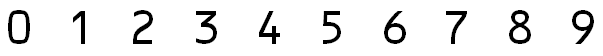
#> input picture idcardocr/tmp1.png, 603 x 56 px, given in place of img.png, which was not available
$ python recognition.py   (older library calls are emulated)
#> lines starting #> are read from the running program, lines starting #| are printed output that depends on the picture; after the words box and inside, x2 and y2 are one past the last pixel; in counts of white or black regions, pixels touching at a corner belong together; pictures that were not available may be replaced by others from this repository, and a replacement may not be noted
import cv2
import numpy as np
import pytesseract

def reverse(img):
    '''
    像素反转
    :param img:
    :return:
    '''
    h,w = img.shape
    for i in range(h):
        for j in range(w):
            if(img[i][j]>100):
                img[i][j]=0
            else:
                img[i][j]=255
    return img

# [11 lines left out: function denoise, not called in this run]

def denoise_2d(binary):
    """
    当某个像素点值为255,但是其上下左右像素值都是0的话,认做为孤立像素点,将其值也设置为0
    :param binary:二维的二值图
    :return:binary
    """
    for i in range(1, len(binary) - 1):
        for j in range(1, len(binary[0]) - 1):
            if binary[i][j] == 255:
                # if条件成立的话,则说明当前像素点为孤立点
                if binary[i - 1][j] == binary[i + 1][j] == binary[i][j - 1] == binary[i][j + 1] == 0:
                    binary[i][j] = 0
    return binary

def hProject(binary):
    '''
    处理水平方向投影
    :param binary: 二维的二值图
    :return: 长度为h的一维数组和投影图
    '''
    h, w = binary.shape
    # 水平投影
    hprojection = np.zeros(binary.shape, dtype=np.uint8)
    # 创建h长度都为0的数组
    h_h = [0]*h
    for j in range(h):
        for i in range(w):
            if binary[j,i] == 0:
                h_h[j] += 1
    # 画出投影图
    for j in range(h):
        for i in range(h_h[j]):
            hprojection[j,i] = 255
    # cv2.imshow('hpro', hprojection)
    return h_h,hprojection

# [211 lines left out: functions vProject, getPosition_noProcess, getPosition, kuangxuan, kuangxuanID_h, kuangxuanID and 1 more, not called in this run]

def img_preprocess_two(img,coefficients = [0, 1, 1],size=(10,5),isReverse=True):
    '''
        预处理
        :param img:要预处理的图片
        :param threshold_param: 二值化参数
        :param size: 膨胀系数
        :return: 处理好的图片
    '''
    img_denoise = cv2.fastNlMeansDenoisingColored(img, None, 10, 10, 7, 21)  # 降噪
    # 转换成灰度图
    # coefficients = [0, 1, 1]
    m = np.array(coefficients).reshape((1, 3))
    img_gray = cv2.transform(img_denoise, m)
    # 反向二值化图像
    img_binary_inv = cv2.adaptiveThreshold(img_gray, 255, cv2.ADAPTIVE_THRESH_GAUSSIAN_C, cv2.THRESH_BINARY_INV, 9, 3)
    # 自定义的降噪代码,将孤立像素点去除
    img_binary_inv = denoise_2d(img_binary_inv)
    # 膨胀操作,将图像变成一个个矩形框，用于下一步的筛选，找到身份证号码对应的区域
    ele = cv2.getStructuringElement(cv2.MORPH_RECT, size)  # 经过测试,(10,5)为水平和垂直方向的膨胀size
    th = cv2.dilate(img_binary_inv, ele, iterations=1)
    if isReverse:
        th = reverse(th)
    # 针对不同图需要调整阈值
    # cv2.imshow('gray', th)
    return th

def img_preprocess(img,threshold_param =80,size=(10,5)):
    '''
    预处理
    :param img:要预处理的图片
    :param threshold_param: 二值化参数
    :param size: 膨胀系数
    :return: 处理好的图片
    '''
    # 灰度图片
    gray = cv2.cvtColor(img, cv2.COLOR_BGR2GRAY)
    # 二值化
    ret, img_gray = cv2.threshold(gray, threshold_param, 255, cv2.THRESH_BINARY)
    # 反向二值化图像
    img_binary_inv = cv2.adaptiveThreshold(img_gray, 255, cv2.ADAPTIVE_THRESH_GAUSSIAN_C, cv2.THRESH_BINARY_INV, 9, 3)
    # 自定义的降噪代码,将孤立像素点去除
    img_binary_inv = denoise_2d(img_binary_inv)
    # 膨胀操作,将图像变成一个个矩形框，用于下一步的筛选，找到身份证号码对应的区域
    ele = cv2.getStructuringElement(cv2.MORPH_RECT, size)  # 经过测试,(10,5)为水平和垂直方向的膨胀size
    th = cv2.dilate(img_binary_inv, ele, iterations=1)
    th = reverse(th)
    # 针对不同图需要调整阈值
    # cv2.imshow('gray', th)
    return th

def cutIdcard(th,img):
    '''
    剪裁身份证号
    :param th:预处理之后的图片
    :param img: 原图
    :return:
    '''
    h, w = th.shape
    # step1水平方向投影，切分身份证号
    h_h, im = hProject(th)
    cv2.imshow("im",im)
    # cv2.waitKey(0)
    # cv2.destroyAllWindows()
    start = 0
    h_start, h_end = [], []
    for i in range(len(h_h)):
        if h_h[i] > 0 and start == 0:
            h_start.append(i)
            start = 1
        if h_h[i] == 0 and start == 1:
            h_end.append(i)
            start = 0
    h_length = len(h_start)

    # 抛去身份证号部分
    exceptIdCardImg = th[0:h_start[h_length - 1], 0:w]
    exceptIdCardImg_origin= img[0:h_start[h_length - 1], 0:w]
    # 身份证号部分
    idCardImg = th[h_start[h_length - 1]:h_end[h_length-1], 0:w]
    idCardImg_origin = img[h_start[h_length - 1]:h_end[h_length-1], 0:w]

    return exceptIdCardImg,exceptIdCardImg_origin,idCardImg,idCardImg_origin

# [153 lines left out: functions cutImg, cutName, cut, not called in this run]

def find_number_region(img):
    '''
    在膨胀处理后的img中,找到身份证号码所在矩形区域,
    :param img:
    :return: box
    '''
    image, contours, hierarchy = cv2.findContours(img, cv2.RETR_TREE, cv2.CHAIN_APPROX_SIMPLE)
    card_number_region = []  # 用来保存最终返回的region
    max_area = 0  # 存储最大的矩形面积,用于筛选出身份证边框所在区域
    for i in range(len(contours)):
        # 返回点集cnt的最小外接矩形，(外接矩形中心坐标(x,y),(外接矩形宽，外接矩形高)，旋转角度)
        rect = cv2.minAreaRect(contours[i])
        box = np.int0(cv2.boxPoints(rect))  # box是外接矩形四个点的坐标,np.int0()用来去除小数点之后的数字
        width, height = rect[1]
        if 0 not in box:  # 剔除一些越界的矩形,如果矩阵坐标中包含0,说明该矩阵不是我们想要找的矩阵框
            if 9 < width / height < 16 or 9 < height / width < 16:
                area = width * height
                if area > max_area:
                    max_area = area
                    card_number_region = box
    return card_number_region

def get_number_img(origin_img, region):
    '''
    根据上一步找到的边框,从原始图像中,裁剪出身份证号码区域的图像
    :param origin_img:
    :param region:
    :return: image
    '''
    # 根据四个点的左边裁剪区域
    h = abs(region[0][1] - region[2][1])
    w = abs(region[0][0] - region[2][0])
    x_s = [i[0] for i in region]
    y_s = [i[1] for i in region]
    x1 = min(x_s)
    y1 = min(y_s)
    return origin_img[y1:y1 + h, x1:x1 + w]

def rotate_image(src, degree):
    # 旋转中心为图像中心
    h, w = src.shape[:2]
    # 计算二维旋转的仿射变换矩阵
    rotate_matrix = cv2.getRotationMatrix2D((w / 2.0, h / 2.0), degree, 1)
    # 仿射变换，背景色填充为白色
    rotate = cv2.warpAffine(src, rotate_matrix, (w, h), borderValue=(255, 255, 255))
    return rotate

def degree_trans(theta):
    res = theta / np.pi * 180
    return res

def calc_degree(img):
    mid_image = cv2.cvtColor(img, cv2.COLOR_BGR2GRAY)
    dst_image = cv2.Canny(mid_image, 50, 200, 3)
    line_image = img.copy()
    # 通过霍夫变换检测直线
    # 第4个参数就是阈值，阈值越大，检测精度越高
    lines = cv2.HoughLines(dst_image, 1, np.pi / 180, 15)
    # 排除lines为None的异常情况
    if lines is None:
        return 0
    # 由于图像不同，阈值不好设定，因为阈值设定过高导致无法检测直线，阈值过低直线太多，速度很慢
    count = 0
    # 依次画出每条线段
    for i in range(len(lines)):
        for rho, theta in lines[i]:
            a = np.cos(theta)
            b = np.sin(theta)
            x0 = a * rho
            y0 = b * rho
            x1 = int(round(x0 + 1000 * (-b)))
            y1 = int(round(y0 + 1000 * a))
            x2 = int(round(x0 - 1000 * (-b)))
            y2 = int(round(y0 - 1000 * a))
            # 只选角度最小的作为旋转角度
            count += theta
            cv2.line(line_image, (x1, y1), (x2, y2), (0, 0, 255), 1, cv2.LINE_AA)

    # 对所有角度求平均，这样做旋转效果会更好
    average = count / len(lines)
    angle = degree_trans(average) - 90
    return angle

def horizontal_correct(img,img_resize,n=3):
    degree = calc_degree(img)
    # 在测试中发现,如果扭曲角度角度(大于3),则进行水平矫正,否则不进行矫正
    if abs(degree) > n:
        img_rotate = rotate_image(img, degree)
        img__resize_rotate = rotate_image(img_resize, degree)
        return img_rotate, img__resize_rotate
    return img, img_resize

# [194 lines left out: functions sort_contours, resize, nameOcr, loadTmp, ocrId, ocr and 1 more, not called in this run]

if __name__ == '__main__':
    # main("Aa")
    img = cv2.imread('./img.png')
#> img is the input picture: shape (56, 603, 3); min 0, max 255, mean 235.3
    # img = cv2.imread('./res/pic_input/2.jpg')
    img_2 = img.copy()
    # -----------------------------是否需要旋转-------------------------------------------
    img_resize = cv2.resize(img_2, (428, 270), interpolation=cv2.INTER_CUBIC)
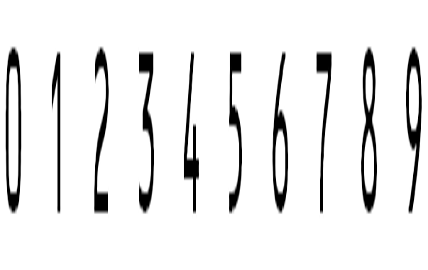
#> img_resize: shape (270, 428, 3); min 0, max 255, mean 235.4
    image_preprocessed = img_preprocess_two(img_resize, size=(10, 5), isReverse=False)
#> in img_preprocess_two, `img_gray = cv2.transform(img_denoise, m)`:
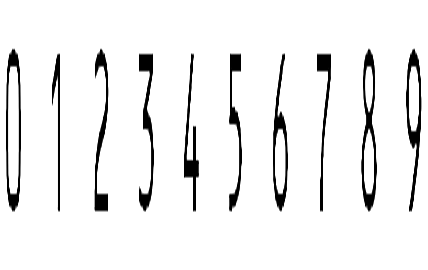
#> img_gray: shape (270, 428); min 0, max 255, mean 238.5
#> in img_preprocess_two, `img_binary_inv = cv2.adaptiveThreshold(img_gray, 255, cv2.ADAPTIVE_THR..`:
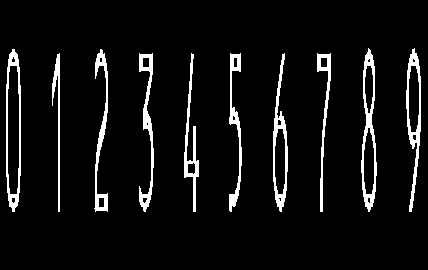
#> img_binary_inv: shape (270, 428); 6.3% white; 10 white regions, largest, box (x1, y1, x2, y2) and area: (361, 48, 377, 212) 947, (6, 49, 21, 212) 824, (406, 48, 421, 212) 822
#> in img_preprocess_two, `th = cv2.dilate(img_binary_inv, ele, iterations=1)`:
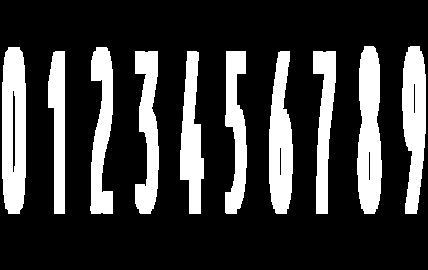
#> th: shape (270, 428); 23.4% white; 10 white regions
    number_region = find_number_region(image_preprocessed)
#> in find_number_region, `image, contours, hierarchy = cv2.findContours(img, cv2.RETR_TREE, cv2...`: contours = 14 contours; largest, box (x1, y1, x2, y2) and area: (2, 47, 26, 214) 3520, (357, 46, 382, 214) 3206, (402, 46, 426, 214) 2843, (269, 51, 293, 214) 2773, (135, 51, 159, 214) 2378
#> the loop in find_number_region, `for i in range(len(contours)):` made 14 passes
#> (rect, width, height, area, max_area, card_number_region) on passes 3, 7: (((280, 161), (28, 2), -90), 28, 2, 56, 56, [[281, 175], [279, 175], [279, 147], [281, 147]]), (((56, 132), (162, 16), -90), 162, 16, 2592, 2592, [[64, 213], [48, 213], [48, 51], [64, 51]])
#> (rect, box, width, height, area) on passes 12, 14: (((414, 98), (30, 2), -90), [[415, 113], [413, 113], [413, 83], [415, 83]], 30, 2, 60), (((369, 165.5), (29, 2), -90), [[370, 180], [368, 180], [368, 151], [370, 151]], 29, 2, 58)
#> after the loop in find_number_region, `for i in range(len(contours)):`: max_area = 2592
#> number_region = [[64, 213], [48, 213], [48, 51], [64, 51]]
    image_id_number = get_number_img(img_resize, number_region)
#> in get_number_img, `h = abs(region[0][1] - region[2][1])`: h = 162
#> in get_number_img, `w = abs(region[0][0] - region[2][0])`: w = 16
#> in get_number_img, `x_s = [i[0] for i in region]`: x_s = [64, 48, 48, 64]
#> in get_number_img, `y_s = [i[1] for i in region]`: y_s = [213, 213, 51, 51]
#> in get_number_img, `x1 = min(x_s)`: x1 = 48
#> in get_number_img, `y1 = min(y_s)`: y1 = 51
    # 判断是否需要旋转
    image_correct, img = horizontal_correct(image_id_number, img, n=3)
#> in calc_degree, `lines = cv2.HoughLines(dst_image, 1, np.pi / 180, 15)`: lines = 62 rows, first 8: [12, 0], [9, 0], [-7, 3.11], [-8, 3.12], [11, 0.0175], [-11, 3.12], [14, 0.0175], [-5, 3.09]
#> the loop in calc_degree, `for i in range(len(lines)):` made 62 passes
#> after the loop in calc_degree, `for i in range(len(lines)):`: count = 93.06
#> in calc_degree, `average = count / len(lines)`: average = 1.5
#> in degree_trans, `res = theta / np.pi * 180`: res = 86
#> in calc_degree, `angle = degree_trans(average) - 90`: angle = -4
#> in rotate_image, `rotate_matrix = cv2.getRotationMatrix2D((w / 2.0, h / 2.0), degree, 1)`: rotate_matrix = [[0.998, -0.0698, 5.67], [0.0698, 0.998, -0.361]]
    # --------------------------把身份证分为三部分------------------------------------------
    # 得到身份证号
    th = img_preprocess(img,size=(5, 5))
#> in img_preprocess, `ret, img_gray = cv2.threshold(gray, threshold_param, 255, cv2.THRESH_B..`:
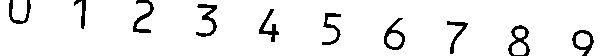
#> img_gray: shape (56, 603); 93.8% white; 10 black regions, largest, box (x1, y1, x2, y2) and area: (508, 25, 530, 56) 260, (196, 4, 217, 37) 251, (133, 0, 154, 33) 233
#> in img_preprocess, `ret, img_gray = cv2.threshold(gray, threshold_param, 255, cv2.THRESH_B..`: ret = 80
#> the loop in denoise_2d (call 2), `for i in range(1, len(binary) - 1):` made 54 passes
#> in img_preprocess, `ele = cv2.getStructuringElement(cv2.MORPH_RECT, size)`: ele = [[1, 1, 1, 1, 1], [1, 1, 1, 1, 1], [1, 1, 1, 1, 1], [1, 1, 1, 1, 1], [1, 1, 1, 1, 1]]
#> in img_preprocess, `th = cv2.dilate(img_binary_inv, ele, iterations=1)`:
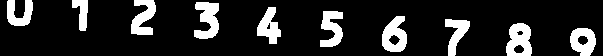
#> th: shape (56, 603); 15.3% white; 10 white regions, largest, box (x1, y1, x2, y2) and area: (506, 23, 532, 56) 629, (194, 2, 219, 39) 617, (382, 16, 407, 52) 602
    cv2.imshow("th",th)
    exceptIdCardImg, exceptIdCardImg_origin, idCardImg, idCardImg_origin = cutIdcard(th,img)
#> after the loop in hProject, `for j in range(h):`:
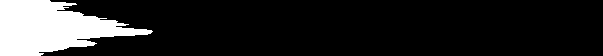
#> hprojection: shape (56, 603); 15.3% white; 1 white region, box (x1, y1, x2, y2) and area: (0, 0, 153, 56) 5158
#> in cutIdcard, `h_h, im = hProject(th)`: h_h = 56 values, max 153 at index 31, min 39 at index 52, mean 92.11
#> the loop in cutIdcard, `for i in range(len(h_h)):` made 56 passes
#> start on pass 1: 1
#> after the loop in cutIdcard, `for i in range(len(h_h)):`: h_end = []; h_start = [0]; start = 1
#> in cutIdcard, `exceptIdCardImg = th[0:h_start[h_length - 1], 0:w]`: exceptIdCardImg = empty array
#> (the run stopped early here; a loop or call above may not have finished)
